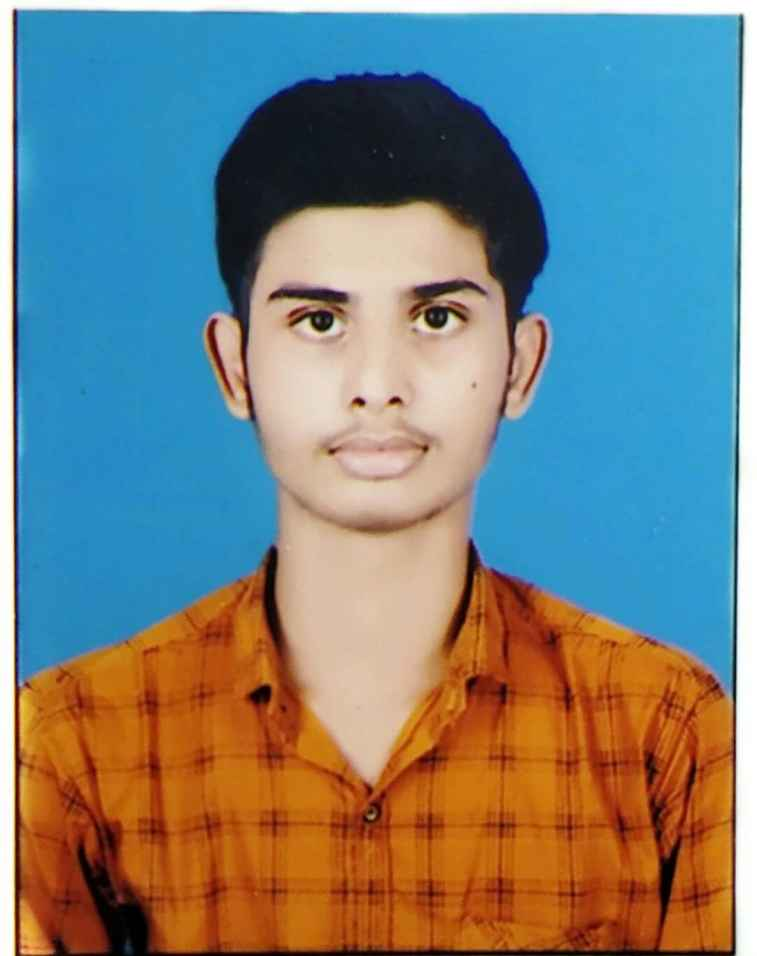
#> input picture backend/test.jpg, 757 x 956 px
$ python -i face_recognition_engine.py   (imports and definitions only)   (older library calls are emulated)
#> lines starting #> are read from the running program, lines starting #| are printed output that depends on the picture; after the words box and inside, x2 and y2 are one past the last pixel; in counts of white or black regions, pixels touching at a corner belong together
import cv2
import numpy as np
from pathlib import Path
import logging
import os
from config import SIMILARITY_THRESHOLD, MODEL_NAME
from scipy import ndimage
from scipy.spatial import distance
import imghdr

logger = logging.getLogger(__name__)

class FaceRecognitionEngine:
    def __init__(self):
        self.model_name = MODEL_NAME
        self.similarity_threshold = SIMILARITY_THRESHOLD
        self.face_cascade = cv2.CascadeClassifier(
            cv2.data.haarcascades + 'haarcascade_frontalface_default.xml'
        )

    # [21 lines left out: function detect_faces, not called in this run]

    def get_face_embedding(self, image_path):
        """Generate robust face embedding using multi-scale HOG-like features and color histograms"""
#> called with image_path = 'test.jpg'
        try:
            img = cv2.imread(image_path)
#> img is the input picture: shape (956, 757, 3); mean B, G, R 127.8, 129, 119.3
            if img is None:
                logger.error(f"Could not read image: {image_path}")
                return [0.0] * 256

            # Get faces in image
            gray = cv2.cvtColor(img, cv2.COLOR_BGR2GRAY)
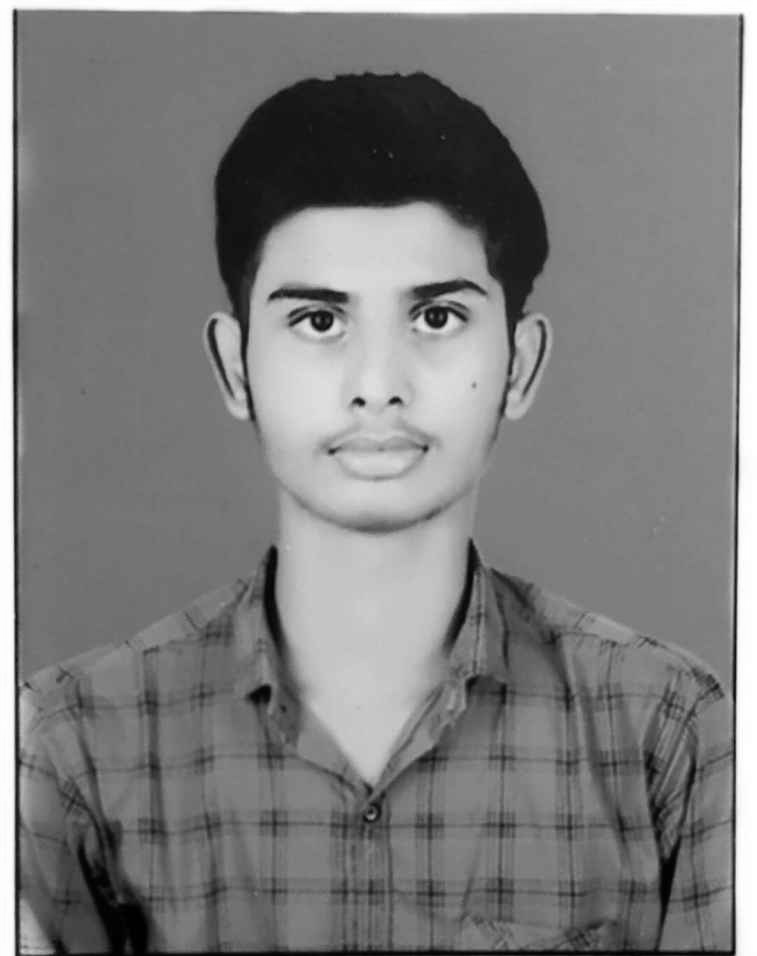
#> gray: shape (956, 757); min 0, max 255, mean 125.9
            faces = self.face_cascade.detectMultiScale(gray, 1.1, 4, minSize=(30, 30))
#> faces = [[127, 620, 78, 78], [90, 766, 171, 171], [187, 171, 380, 380]]

            if len(faces) == 0:
                logger.warning(f"No faces detected in {image_path}, using full image features")
                face_region = gray
                color_region = img
            else:
                # Use the largest detected face
                (x, y, w, h) = max(faces, key=lambda f: f[2] * f[3])
#> x = 187; y = 171; w = 380; h = 380
                # Add padding to capture more context
                pad = int(w * 0.1)
#> pad = 38
                x, y, w, h = max(0, x-pad), max(0, y-pad), w+2*pad, h+2*pad
#> x = 149; y = 133; w = 456; h = 456
                face_region = gray[y:min(y+h, gray.shape[0]), x:min(x+w, gray.shape[1])]
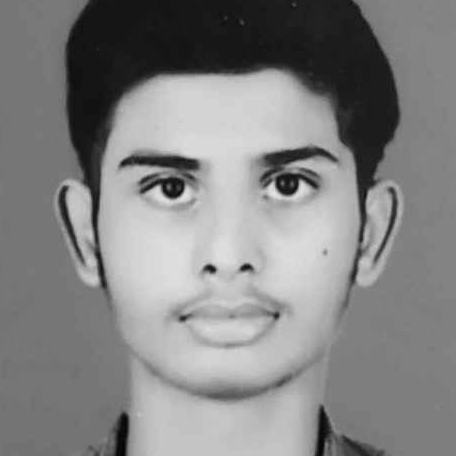
#> face_region: shape (456, 456); min 3, max 230, mean 131.3
                color_region = img[y:min(y+h, img.shape[0]), x:min(x+w, img.shape[1])]
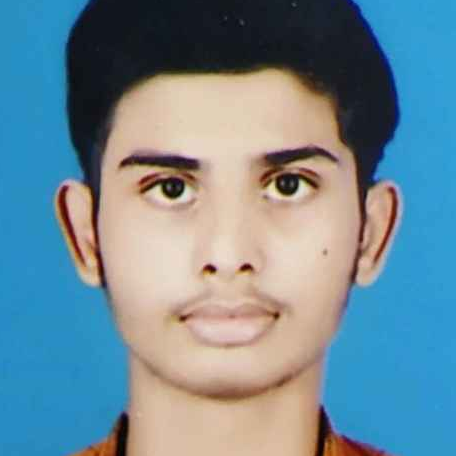
#> color_region: shape (456, 456, 3); mean B, G, R 149.7, 137.7, 111.6

            embedding = []

            # 1. Multi-scale Histogram of Oriented Gradients (HOG-like) - 96 dims
            embedding.extend(self._get_hog_features(face_region, bins=8))
#> in _get_hog_features, `angle[angle < 0] += 180`:
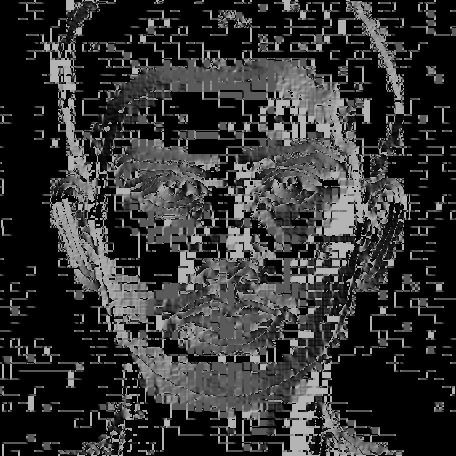
#> angle: shape (456, 456) float32; min 0, max 180, mean 50.9
#> in _get_hog_features, `hist, _ = np.histogram(angle.flatten(), bins=bins, range=(0, 180), wei..`: hist = [878586.4, 392997.4, 378188.5, 545326.8, 668521.9, 347770.7, 393024.1, 879976.6]
#> in _get_hog_features, `hist = hist / (np.sum(hist) + 1e-6)`: hist = [0.196, 0.0876, 0.0843, 0.122, 0.149, 0.0776, 0.0876, 0.196]
#> the loop in _get_hog_features, `for scale in [2, 4]:` made 2 passes
#> hist on passes 1 to 2: [0.152, 0.0816, 0.108, 0.147, 0.176, 0.102, 0.0817, 0.152], [0.124, 0.0861, 0.126, 0.178, 0.177, 0.107, 0.0724, 0.129]
#> pass 1, in _get_hog_features, `small_angle = cv2.resize(angle, (new_w, new_h))`:
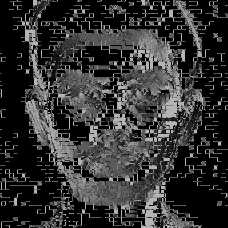
#> small_angle: shape (228, 228) float32; min 0, max 180, mean 50.9
#> after the loop in _get_hog_features, `for scale in [2, 4]:`: features = [0.196, 0.0876, 0.0843, 0.122, 0.149, 0.0776, 0.0876, 0.196, 0.152, 0.0816, 0.108, 0.147, 0.176, 0.102, 0.0817, 0.152, 0.124, 0.0861, 0.126, 0.178, 0.177, 0.107, 0.0724, 0.129]
#> the loop in _get_hog_features, `while len(features) < 96:` made 72 passes
#> after the loop in _get_hog_features, `while len(features) < 96:`: features = 96 values, max 0.196 at index 7, min 0 at index 24, mean 0.0313

            # 2. Grayscale histogram features - 32 dims
            gray_hist = cv2.calcHist([face_region], [0], None, [32], [0, 256])
#> gray_hist = 32 values, max 33945 at index 14, min 0 at index 29, mean 6498
            gray_hist = cv2.normalize(gray_hist, gray_hist).flatten()
#> gray_hist = 32 values, max 0.571 at index 14, min 0 at index 29, mean 0.109
            embedding.extend(gray_hist.tolist())

            # 3. Color histogram features (BGR) - 96 dims
            for i in range(3):
                color_hist = cv2.calcHist([color_region], [i], None, [32], [0, 256])
                color_hist = cv2.normalize(color_hist, color_hist).flatten()
                embedding.extend(color_hist.tolist())
#> after the loop, embedding = 224 values, max 0.69 at index 197, min 0 at index 24, mean 0.0744

            # 4. Texture features using Laplacian variance - 8 dims
            laplacian = cv2.Laplacian(face_region, cv2.CV_64F)
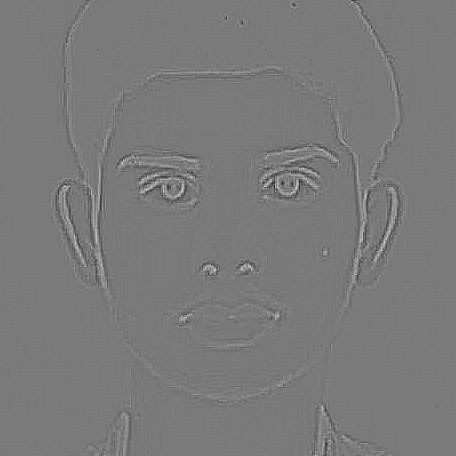
#> laplacian: shape (456, 456) float64; min -78, max 85, mean 0; drawn with min black and max white
            embedding.append(float(np.var(laplacian)))
            embedding.append(float(np.mean(laplacian)))
            embedding.append(float(np.std(laplacian)))
            embedding.append(float(np.max(laplacian)))
            embedding.append(float(np.min(laplacian)))

            # Sobel edge features
            sobelx = cv2.Sobel(face_region, cv2.CV_64F, 1, 0, ksize=5)
            sobely = cv2.Sobel(face_region, cv2.CV_64F, 0, 1, ksize=5)
            embedding.append(float(np.var(sobelx)))
            embedding.append(float(np.var(sobely)))
            embedding.append(float(np.mean(np.sqrt(sobelx**2 + sobely**2))))

            # 5. Contour/shape features - 16 dims
            edges = cv2.Canny(face_region, 100, 200)
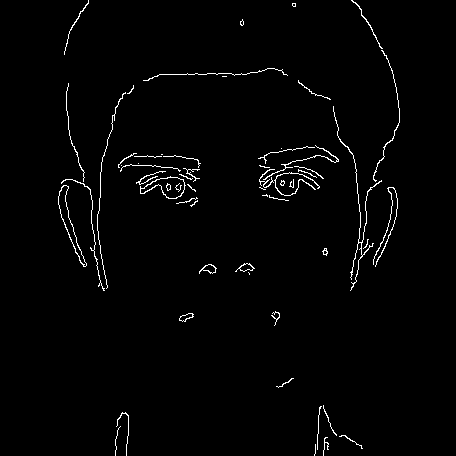
#> edges: shape (456, 456); 1.6% white in thin lines or dots, all inside (x1, y1, x2, y2) = (58, 0, 400, 456)
            contours, _ = cv2.findContours(edges, cv2.RETR_TREE, cv2.CHAIN_APPROX_SIMPLE)
#> contours = 71 contours, 53 with area under 20; largest, box (x1, y1, x2, y2) and area: (140, 176, 186, 199) 540, (140, 177, 185, 199) 512, (58, 185, 87, 267) 500, (58, 185, 87, 267) 474, (199, 264, 217, 274) 82

            contour_features = [
                len(contours),  # Number of contours
                float(np.mean([cv2.contourArea(c) for c in contours])) if contours else 0,
                float(np.sum([cv2.contourArea(c) for c in contours])),
                float(np.mean([cv2.arcLength(c, True) for c in contours])) if contours else 0,
            ]
#> contour_features = [71, 42.18, 2994.5, 90.3]
            embedding.extend(contour_features)

            # Add resized pixel values for spatial information - 8 dims
            resized = cv2.resize(face_region, (8, 8))
            embedding.extend((resized.flatten() / 255.0).tolist())

            # Ensure exactly 256 dimensions
            embedding = np.array(embedding, dtype=np.float32).tolist()
#> embedding = 300 values, max 353450 at index 229, min -78 at index 228, mean 2017.2
            embedding = embedding[:256]
#> embedding = 256 values, max 353450 at index 229, min -78 at index 228, mean 2363.8
            while len(embedding) < 256:
                embedding.append(0.0)
#> this loop made 0 passes

            # Normalize embedding
            emb_array = np.array(embedding, dtype=np.float32)
#> emb_array has the same summary as embedding
            norm = np.linalg.norm(emb_array)
#> norm = 431844.8
            if norm > 1e-6:
                embedding = (emb_array / norm).tolist()
#> embedding = 256 values, max 0.818 at index 229, min -0.000181 at index 228, mean 0.00547

            logger.info(f"Created robust embedding of length {len(embedding)} for {image_path}")
            return embedding

        except Exception as e:
            logger.error(f"Embedding generation error: {e}")
            return [0.0] * 256

    def _get_hog_features(self, image, bins=8):
        """Extract HOG-like features from image"""
        try:
            if image is None or image.size == 0:
                return [0.0] * 96

            # Ensure minimum size
            if image.shape[0] < 16 or image.shape[1] < 16:
                image = cv2.resize(image, (32, 32))

            # Compute gradients
            sobelx = cv2.Sobel(image, cv2.CV_32F, 1, 0, ksize=3)
            sobely = cv2.Sobel(image, cv2.CV_32F, 0, 1, ksize=3)

            magnitude = np.sqrt(sobelx**2 + sobely**2)
            angle = np.arctan2(sobely, sobelx) * 180 / np.pi
            angle[angle < 0] += 180

            # Create multiple scale levels
            features = []

            # Original scale
            hist, _ = np.histogram(angle.flatten(), bins=bins, range=(0, 180), weights=magnitude.flatten())
            hist = hist / (np.sum(hist) + 1e-6)
            features.extend(hist.tolist())

            # Downsampled scales
            for scale in [2, 4]:
                h, w = image.shape
                new_h, new_w = h // scale, w // scale

                if new_h > 0 and new_w > 0:
                    small_mag = cv2.resize(magnitude, (new_w, new_h))
                    small_angle = cv2.resize(angle, (new_w, new_h))

                    hist, _ = np.histogram(small_angle.flatten(), bins=bins, range=(0, 180),
                                         weights=small_mag.flatten())
                    hist = hist / (np.sum(hist) + 1e-6)
                    features.extend(hist.tolist())

            # Pad to 96 dimensions
            features = features[:96]
            while len(features) < 96:
                features.append(0.0)

            return features

        except Exception as e:
            logger.error(f"HOG extraction error: {e}")
            return [0.0] * 96

    # [115 lines left out: functions compare_faces, find_similar_faces, validate_image, not called in this run]

# Global face recognition engine
face_engine = FaceRecognitionEngine()

>>> result = FaceRecognitionEngine().get_face_embedding('test.jpg')
#> result has the same summary as embedding in get_face_embedding
